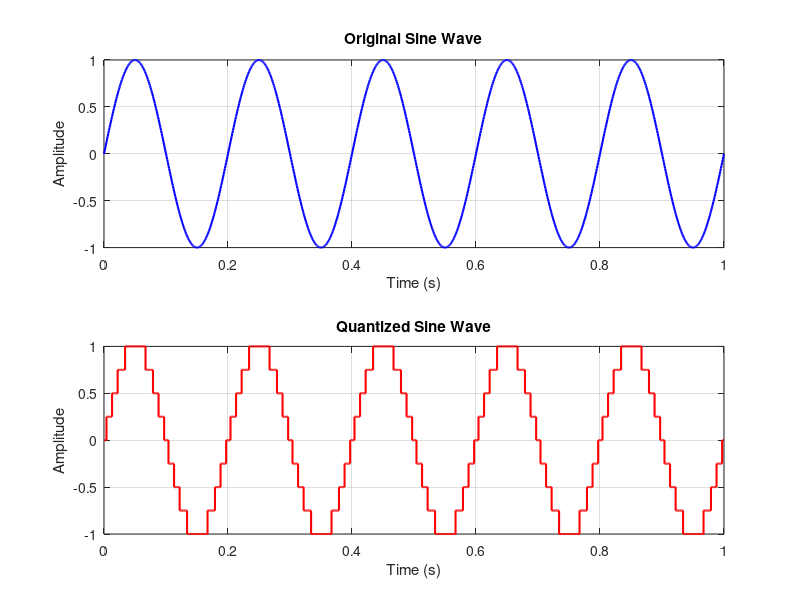
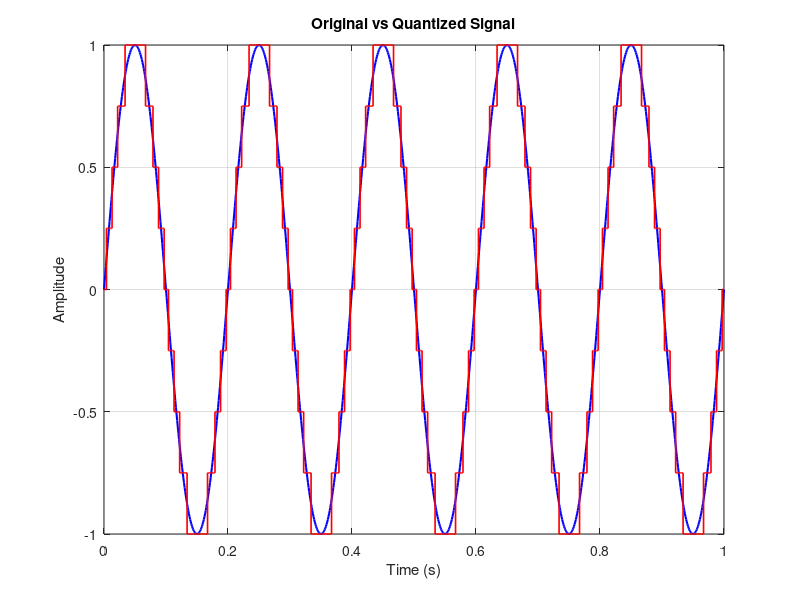

Reproduce these figures in MATLAB, in order.
%{
Problem 7: Uniform Quantizer
• Implement a uniform quantizer 
• Quantize a sine wave 
• Plot input vs quantized output
%}


clc;
clear;
close all;

% Generate sine wave
fs = 1000;
t = 0:1/fs:1;
f = 5;
x = sin(2*pi*f*t);

% Uniform quantizer
L = 8;                 % Number of quantization levels
xmin = -1;
xmax = 1;
delta = (xmax - xmin)/L;

% Quantization
xq = delta * round(x/delta);

% Limit values within range
xq(xq > xmax) = xmax;
xq(xq < xmin) = xmin;

% Plot using subplots
figure;

subplot(2,1,1);
plot(t, x, 'b', 'LineWidth', 1.5);
title('Original Sine Wave');
xlabel('Time (s)');
ylabel('Amplitude');
grid on;

subplot(2,1,2);
stairs(t, xq, 'r', 'LineWidth', 1.5);
title('Quantized Sine Wave');
xlabel('Time (s)');
ylabel('Amplitude');
grid on;

% Comparison plot
figure;
subplot(1,1,1);
plot(t, x, 'b', 'LineWidth', 1.5);
hold on;
stairs(t, xq, 'r', 'LineWidth', 1.2);
title('Original vs Quantized Signal');
xlabel('Time (s)');
ylabel('Amplitude');
grid on;
